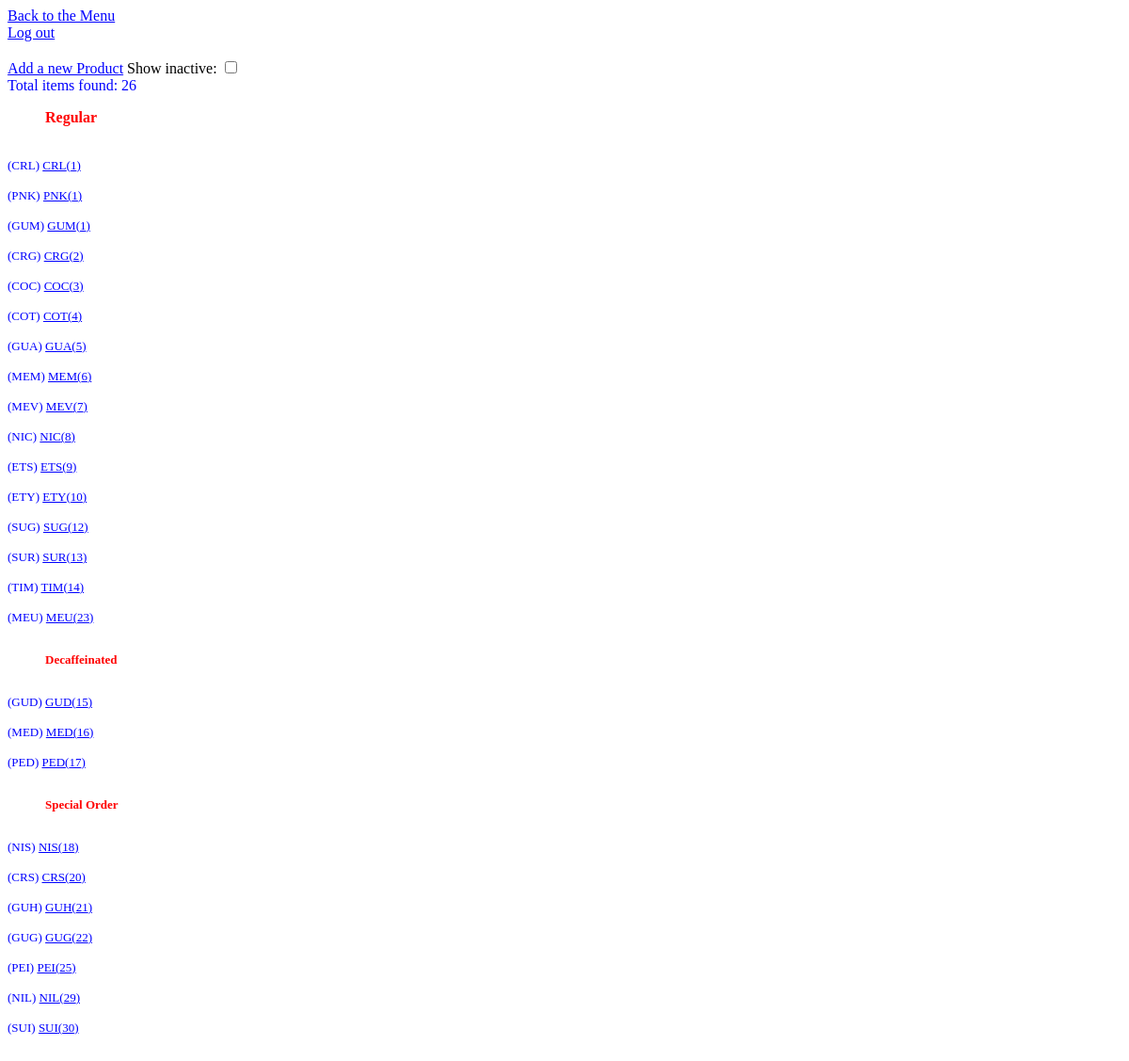
Screenshot of /Bill/descresultsleft.php with the database file from the repository.
### tables this page shows
CREATE TABLE item_description (
  item_code varchar(10) NOT NULL default '',
  item_description varchar(100) default NULL,
  weight float NOT NULL default '0',
  rank int(11) NOT NULL default '0',
  category char(1) default '1',
  item_active smallint(1) default '0',
  desc_notes varchar(255) default NULL,
  total_pur int(11) default '0',
  PRIMARY KEY  (item_code),
  UNIQUE KEY item_code (item_code)
) TYPE=MyISAM;

### tables.php (called while the page is built, shortened)
<?php
   $tbl_item_description = 'item_description';
?>

### Bill/descresultsleft.php (the view, shortened to what this page needs)
<html>
<head>
<link REL="stylesheet" TYPE="text/css" HREF="general.css">
</head>
<BODY text=#000000 vLink=#800080 aLink=#ff0000 link=#0000ff bgColor=#ffffff></BODY>
<font size=3><a href="../index.php" target="_top">Back to the Menu</a></font><br>
<font size=3><a href="../logout.php" target="_top">Log out</a></font><br>
<br>
<form name="frmMain" action=itemresultsleft.php method=post target="BUTTONSFRAME">
  <a href="descresultsright.php?searchtype=item_id&searchterm=0"  TARGET="TEXTFRAME" >
  Add a new Product</a>
<?php
require("../tables.php");
   $show_inactive=$_REQUEST['show_inactive'];
    echo 'Show inactive: <input type="checkbox" name="show_inactive"';
    $value_active = 0;
     if ($show_inactive == "on") {
         $value_active = 1;
         echo ' Checked ';
     }
     else   {
         echo ' ';
       }
     echo ' onchange="';
     echo "submit();";
     echo '"';
	echo "> <br>";
  $db_conn = mysql_connect('mysql.coopcoffeesbeans.com', 'greenbeans3', 'annh401');
  if ($value_active == 0 )
   {
      $query = "select * from $tbl_item_description where item_active = 0 order by category, rank";
  }
  else  {
      $query = "select * from $tbl_item_description order by category, rank ";
  }
$result = mysql_query($query, $db_conn);
$num_results = mysql_num_rows($result);
echo '<font size=3 color=blue> Total items found: '.$num_results.' ';
  $print_category = 0;
  for ($i=0; $i <$num_results; $i++)
  {
     $row = mysql_fetch_array($result);
     if ($print_category != $row['category'] ) {
        $print_category = $row['category'];
        if ($print_category == '1') {
           echo '<font color=red><b><ul> Regular </b></ul></font>';
         }
        else
        if ($print_category == '2')  {
           echo '<font color=red><b><ul>Decaffeinated </b></ul></font>';
         }
        else
        if ($print_category == '3')   {
           echo '<font color=red><b><ul>Special Order </b></ul></font>';
        }
     }
     echo '<br><font size=2>('.$row['item_code'].') <a href="descresultsright.php?searchtype=item_id&searchterm='.$row['item_code'].'"';
	 echo '  TARGET="TEXTFRAME" >';
	 echo   $row['item_code'].'('.$row['rank'].')';
	 echo  '</a>';
         echo '<br>&nbsp';
	 }
?>
</form>
</BODY>
</HTML>

### Bill/general.css (style rules this page uses)
INPUT { FONT-FAMILY: Arial, Helvetica, 'MS Sans Serif'; FONT-SIZE: 9pt; FONT-WEIGHT: normal; }

### rows the page displays
item_description: category "Regular", item_code "CRL", rank "1"
item_description: item_code "PNK", rank "1"
item_description: item_code "GUM", rank "1"
item_description: item_code "CRG", rank "2"
item_description: item_code "COC", rank "3"
item_description: item_code "COT", rank "4"
item_description: item_code "GUA", rank "5"
item_description: item_code "MEM", rank "6"
item_description: item_code "MEV", rank "7"
item_description: item_code "NIC", rank "8"
item_description: item_code "ETS", rank "9"
item_description: item_code "ETY", rank "10"
item_description: item_code "SUG", rank "12"
item_description: item_code "SUR", rank "13"
item_description: item_code "TIM", rank "14"
item_description: item_code "MEU", rank "23"
item_description: category "Decaffeinated", item_code "GUD", rank "15"
item_description: item_code "MED", rank "16"
item_description: item_code "PED", rank "17"
item_description: category "Special Order", item_code "NIS", rank "18"
item_description: item_code "CRS", rank "20"
item_description: item_code "GUH", rank "21"
item_description: item_code "GUG", rank "22"
item_description: item_code "PEI", rank "25"
item_description: item_code "NIL", rank "29"
item_description: item_code "SUI", rank "30"

### other values shown
$num_results "26"
